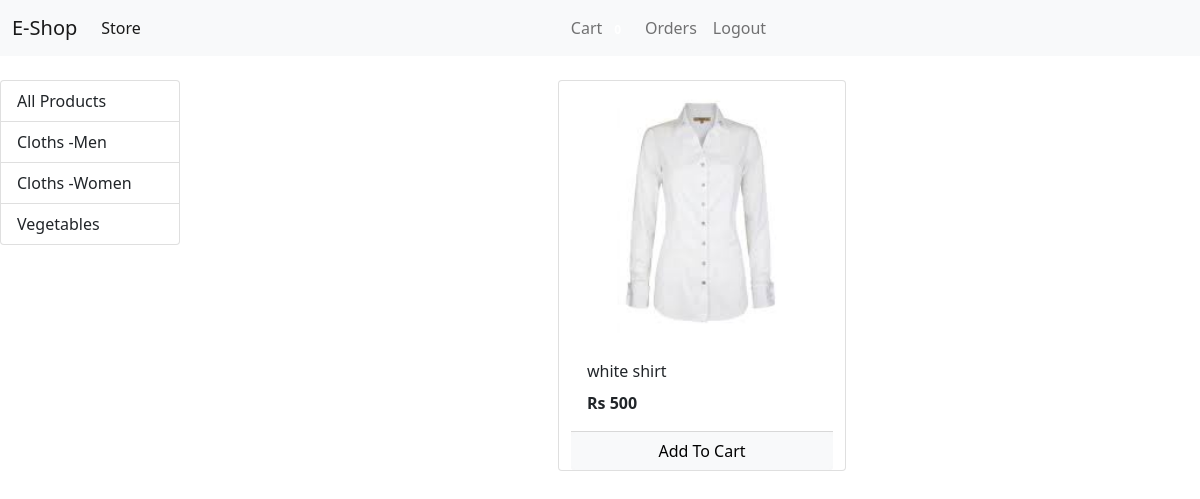
/?category=2 (signed in), run on the app's committed database.
### store/models/category.py (models this page shows, shortened)
class Category(models.Model):
    name = models.CharField(max_length=20)
    @staticmethod
    def get_all_categories():
        return Category.objects.all()

### store/models/product.py (models this page shows, shortened)
class Product(models.Model):
    name = models.CharField(max_length=50)
    price = models.IntegerField(default=0)
    category = models.ForeignKey(Category, on_delete=models.CASCADE,default=1)
    description = models.CharField(max_length=200,default='',null=True,blank=True)
    image = models.ImageField(upload_to='uploads/product/')  ##product/ is location for image
    @staticmethod
    def get_all_products_by_categoryid(category_id):
        if category_id:
            return Product.objects.filter(category = category_id)
        else:
            return Product.get_all_products();

### store/views/home.py (the view, shortened to what this page needs)
# urls.py: path('', Index.as_view(), name='homepage'),
class Index(View):
    def get(self,request):
        cart = request.session.get('cart')
        if not cart:
            request.session['cart'] ={}
        products = None
        categories = Category.get_all_categories()
        categoryID = request.GET.get('category')
        if categoryID:
            products = Product.get_all_products_by_categoryid(categoryID)
        else:
            products = Product.get_all_products();
        data = {}
        data['products'] = products
        data['categories'] = categories
        print(request.session.get('email'))
        return render(request, 'index.html', data)

### store/templatetags/cart.py (called while the page is built)
@register.filter(name='is_in_cart')
def is_in_cart(product, cart):
    keys = cart.keys()
    for id in keys:
        if int(id) == product.id:
            return True
    return False;

### store/templatetags/custom_filter.py (called while the page is built)
@register.filter(name='currency')
def currency(number):
    return "Rs "+str(number)

### store/templates/index.html (shortened to what this page needs)
{% extends 'base.html' %}
{% block content %}
{% load cart %}
{% load custom_filter %}
<div.<div class="container-fluid mt-3">
<div class="row">
  <div class="col-lg-2 mx-auto">
    <div class="list-group">
      <a href="/" class="list-group-item list-group-item-action ">All Products</a>
      {% for category in categories %}
      <a href="/?category={{category.id}}" class="list-group-item list-group-item-action ">{{category.name}}</a>
      {% endfor %}
    </div>
  </div>
  <div id='products' class= "col-lg-10 mx-auto">
    <div class="row mx-auto">
      {% for product in products %}
    <div class="card mx-auto mb-3" id={{product.id}} style="width: 18rem;">
      <img src="{{product.image.url}}" class="card-img-top" alt="...">
      <div class="card-body">
        <p class="card-title">{{product.name}}</p>
        <p class="card-text"><b>{{product.price|currency}}</b></p>
      </div>
      <div class="card-footer p-0">
        {% if product|is_in_cart:request.session.cart %}
        <div class="row  nu-gutters" >
          <form action="/#{{product.id}}" class="col-2" method="POST" >
            {% csrf_token %}
            <input hidden type="text" name = "product" value="{{product.id}}">
            <input hidden type="text" name = "remove" value="True">
            <input type= "submit" value=" - " class="btn btn-block btn-secondary">
           </form>
          <div class="text-center col">{{product|cart_quantity:request.session.cart}} in Cart</div>
         <form action="/#{{product.id}}" class="col-2" method="POST" >
          {% csrf_token %}
          <input hidden type="text" name = "product" value="{{product.id}}">
          <input type= "submit" value=" + " class="btn btn-block btn-secondary">
         </form>
        </div>
        {% else %}
        <form action="/#{{product.id}}" method="POST" class="btn-block">
          <input type="submit" class="float-right  btn btn-light
          boder form-control" value="Add To Cart">
        </form>
        {% endif %}
      </div>
    </div>
    {% endfor %}
    </div>
  </div>
</div>
{% endblock %}

### data on the page
Category: name "Cloths -Men"
Category: name "Cloths -Women"
Category: name "Vegetables"
Product: image (picture), name "white shirt", price "Rs 500"
